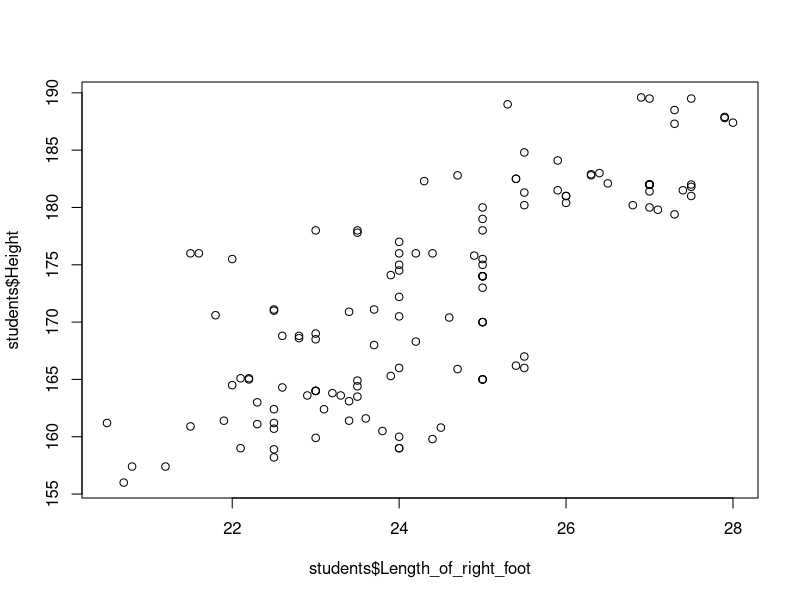
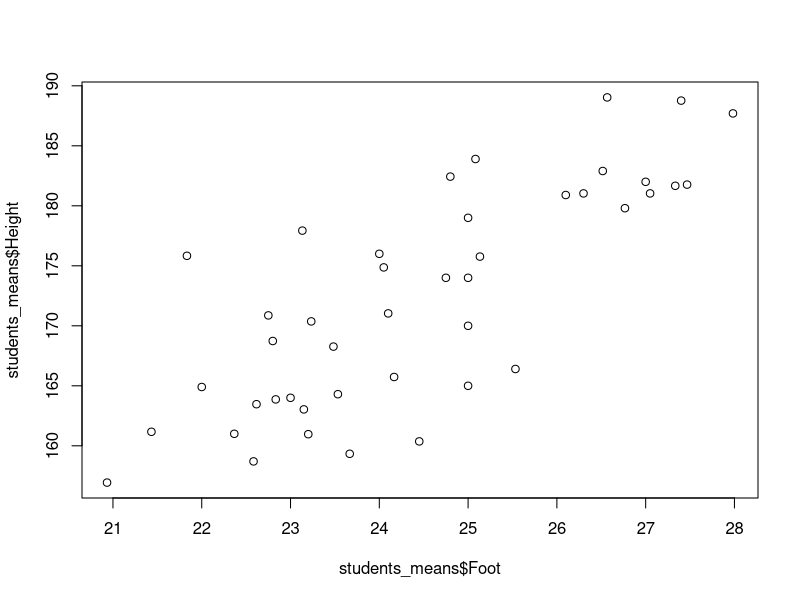
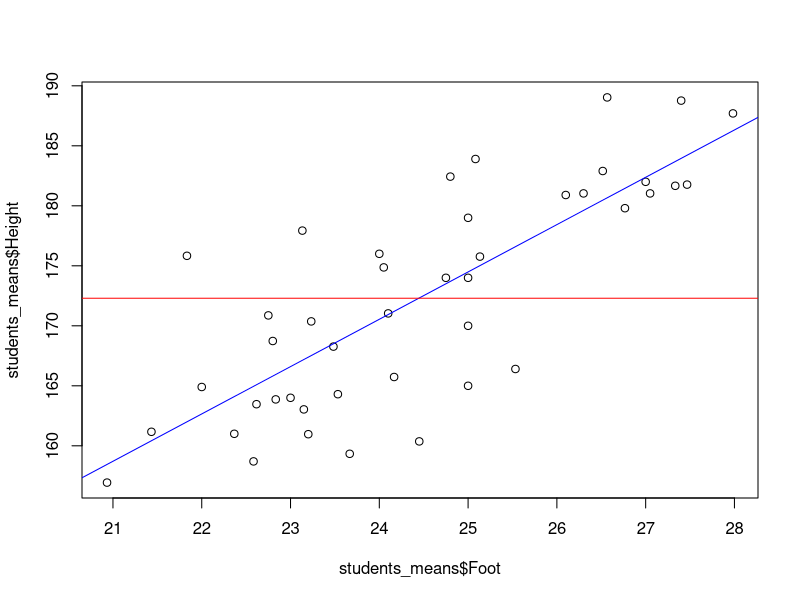

R code for these plots, in order: (Note: this script raises an error after producing the figures.)
## ---- chunk 1
knitr::opts_chunk$set(echo = TRUE)
## ---- chunk 2
students = read.delim("MeasurementData.txt")
## ---- chunk 3
summary(students)
## ---- chunk 4
plot(students$Length_of_right_foot, students$Height)
## ---- chunk 5
summary(students[,3:13])
students_means = aggregate(students[,6:13], by=list(students$ID), FUN=mean, na.rm = TRUE)
head(students_means)
## ---- chunk 6
students_means = aggregate(students[,6:13], by=list(students$ID, students$Sex), FUN=mean, na.rm = TRUE)
names(students_means)[1:2] = c("ID", "Sex")
head(students_means)
## ---- chunk 7
students_means$Foot = (students_means$Length_of_right_foot + students_means$Length_of_left_foot)/2
## ---- chunk 8
write.csv(students_means, "students_means.csv")
## ---- chunk 9
plot(students_means$Foot, students_means$Height)
## ---- chunk 10
plot(students_means$Height ~ students_means$Foot) # An alternative way of plotting
lin_reg = lm(Height ~ 1 + Foot, data = students_means) # lm() is a function for fitting a linear model with normal residuals
abline(lin_reg, col="blue")
abline(h = mean(students_means$Height), col="red")
## ---- chunk 11
n = 100
beta_0 = 170
sigma = 5

epsilon = rnorm(n, mean=0, sd=sigma)
height = beta_0 + epsilon

# or just

height = rnorm(n, mean=beta_0, sd=sigma)
## ---- chunk 12
fit_1 = lm(Height ~ 1, data = students_means)
## ---- chunk 13
summary(fit_1)
## ---- chunk 14
#mean(students_means$Height[students_means$Sex=="female"])
#sd(students_means$Height[students_means$Sex=="female"])

#with(students_means[students_means$Sex=="male",], mean(Height))
#with(students_means[students_means$Sex=="male",], sd(Height))

(means = tapply(students_means$Height, list(students_means$Sex), mean))
(SDs = tapply(students_means$Height, list(students_means$Sex), sd))
## ---- chunk 15
(SEs = SDs/sqrt(table(students_means$Sex)))
## ---- chunk 16
means[1] + c(-2,2)*SEs[1]
## ---- chunk 17
means[2] + c(-2,2)*SEs[2]
## ---- chunk 18
fit_F = lm(Height ~ 1, data = students_means, subset = Sex=="female")
summary(fit_F)
confint(fit_F)
## ---- chunk 19
fit_M = lm(Height ~ 1, data = students_means, subset = Sex=="male")
summary(fit_M)
confint(fit_M)
## ---- chunk 20
fit_Sex = lm(Height ~ Sex, data = students_means)
summary(fit_Sex)
## ---- chunk 21
fit_Sex_no_int = lm(Height ~ -1 + Sex, data = students_means)
summary(fit_Sex_no_int)
## ---- chunk 22
PredData = data.frame(Sex = c("female", "male"))
## ---- chunk 23
(Predictions = predict(fit_Sex, newdata = PredData, interval = "confidence"))
## ---- chunk 24
(Predictions = predict(fit_Sex, newdata = PredData, interval = "prediction"))
## ---- chunk 25
n_iter = 10000 # Number of iterations
beta = fit_Sex$coef # The parameters in the fixed part of the model (to see what the model object contains, use `str(fit_Sex)`)
res_sd = sd(fit_Sex$residuals) # Residual standard deviation
Sex = students_means$Sex
n = length(Sex)  # Sample size

samples_beta = matrix(nrow=n_iter, ncol=2)  # Empty matrix for storing resampled beta-estimates
for(i in 1:n_iter){
  fixed = beta[1] + (as.numeric(Sex)-1)*beta[2]  # Another way: fixed = ifelse(fit_Sex$model$Sex=="female", beta[1], sum(beta))
  random = rnorm(n, 0, res_sd)
  y = fixed + random
  refit = lm(y ~ Sex)
  samples_beta[i,] = refit$coef
}
## ---- chunk 26
quantile(samples_beta[,1], prob=c(0.025, 0.975)) # The 2.5% and 97.5% quantiles of beta0 (mean height of females)
## ---- chunk 27
quantile(samples_beta[,1] + samples_beta[,2], prob=c(0.025, 0.975)) # same for males
## ---- chunk 28
n_iter = 10000 # Number of iterations
Y = simulate(fit_Sex, nsim = n_iter)

samples_sd = rep(NA,n_iter)  # Empty vectors for storing results
for(i in 1:n_iter){
  refit = lm(Y[,i] ~ students_means$Sex)
  samples_sd[i] = sd(refit$residuals)
}
(CI_sd = quantile(samples_sd, prob=c(0.025, 0.975)))
## ---- chunk 29
hist(samples_sd, 20)
## ---- chunk 30
n_iter = 10000 # Number of iterations
n = nrow(students_means)

samples_males_vs_females = rep(NA,n_iter)  # Empty vectors for storing results
for(i in 1:n_iter){
  resamp_rows = sample(1:n, n, replace = TRUE)
  resamp_data = students_means[resamp_rows,]
  resamp_means = tapply(resamp_data$Height, list(resamp_data$Sex), mean)
  samples_males_vs_females[i] = (resamp_means["male"]/resamp_means["female"] - 1)*100
}
(mean_samples_males_vs_females = mean(samples_males_vs_females))
(CI_samples_males_vs_females = quantile(samples_males_vs_females, prob=c(0.025, 0.975)))
## ---- chunk 31
(table = summary(fit_Sex)$coef)
## ---- chunk 32
plot(samples_beta[,1], samples_beta[,2])
correlation = cor(samples_beta[,1], samples_beta[,2])
title(paste("Correlation = ", round(correlation,2)))
## ---- chunk 33
(vcov_lm = vcov(fit_Sex))
## ---- chunk 34
(vcov_boot = var(samples_beta))
## ---- chunk 35
sqrt(diag(vcov_lm))
## ---- chunk 36
cov2cor(vcov_lm)
## ---- chunk 37
fit_Foot = lm(Height ~ Foot, data = students_means)
## ---- chunk 38
fit_Sex_Foot = lm(Height ~ Sex + Foot, data = students_means)
summary(fit_Sex_Foot)
## ---- chunk 39
mu_F = mean(students_means$Foot[students_means$Sex=="female"])
fit_Sex_Foot = lm(Height ~ Sex + I(Foot-mu_F), data = students_means)
summary(fit_Sex_Foot)
## ---- chunk 40
model_fit = fit_Sex_Foot
Title = "Additive model"
x_range_F = range(students_means$Foot[students_means$Sex=="female"])
x_range_M = range(students_means$Foot[students_means$Sex=="male"])
pred_data_F = data.frame(Sex = "female", Foot = seq(x_range_F[1], x_range_F[2], length.out = 50))
pred_data_M = data.frame(Sex = "male", Foot = seq(x_range_M[1], x_range_M[2], length.out = 50))
pred_data = rbind(pred_data_F, pred_data_M)
pred = predict(model_fit, pred_data, interval = "confidence")
pred = cbind(pred_data, pred)

with(students_means,
     plot(Foot, Height, type="n", xlab="Foot length (cm)", ylab = "Height (cm)")
     )
with(students_means, points(Foot, Height, col=ifelse(Sex=="female", "red", "blue")))
with(pred[pred$Sex=="female",], lines(Foot, fit, col="red"))
with(pred[pred$Sex=="female",], lines(Foot, lwr, col="red", lty=2))
with(pred[pred$Sex=="female",], lines(Foot, upr, col="red", lty=2))
with(pred[pred$Sex=="male",], lines(Foot, fit, col="blue"))
with(pred[pred$Sex=="male",], lines(Foot, lwr, col="blue", lty=2))
with(pred[pred$Sex=="male",], lines(Foot, upr, col="blue", lty=2))
legend("topleft", legend=c("Females", "Males"), pch=c(1,1), col = c("red", "blue"))
title(Title)
## ---- chunk 41
fit_Sex_Foot_interaction = lm(Height ~ Sex*Foot, data = students_means)
summary(fit_Sex_Foot_interaction)
## ---- chunk 42
model_fit = fit_Sex_Foot_interaction
Title = "Interaction model"
x_range_F = range(students_means$Foot[students_means$Sex=="female"])
x_range_M = range(students_means$Foot[students_means$Sex=="male"])
pred_data_F = data.frame(Sex = "female", Foot = seq(x_range_F[1], x_range_F[2], length.out = 50))
pred_data_M = data.frame(Sex = "male", Foot = seq(x_range_M[1], x_range_M[2], length.out = 50))
pred_data = rbind(pred_data_F, pred_data_M)
pred = predict(model_fit, pred_data, interval = "confidence")
pred = cbind(pred_data, pred)

with(students_means,
     plot(Foot, Height, type="n", xlab="Foot length (cm)", ylab = "Height (cm)")
     )
with(students_means, points(Foot, Height, col=ifelse(Sex=="female", "red", "blue")))
with(pred[pred$Sex=="female",], lines(Foot, fit, col="red"))
with(pred[pred$Sex=="female",], lines(Foot, lwr, col="red", lty=2))
with(pred[pred$Sex=="female",], lines(Foot, upr, col="red", lty=2))
with(pred[pred$Sex=="male",], lines(Foot, fit, col="blue"))
with(pred[pred$Sex=="male",], lines(Foot, lwr, col="blue", lty=2))
with(pred[pred$Sex=="male",], lines(Foot, upr, col="blue", lty=2))
legend("topleft", legend=c("Females", "Males"), pch=c(1,1), col = c("red", "blue"))
title(Title)
## ---- chunk 43
var_res = var(residuals(fit_Sex_Foot_interaction))
var_pred = var(fitted(fit_Sex_Foot_interaction))
var_tot = var_res + var_pred
var_pred/var_tot # (var_tot - var_res)/var_tot 
## ---- chunk 44
var_res = var(residuals(fit_Sex_Foot_interaction))
var_tot = var(residuals(fit_1)) # = var(students_means$Height)
(var_tot - var_res)/var_tot # = 1-var_res/var_tot 
## ---- chunk 45
fit_measurements = lm(Height ~ ID, data = students)
(sd_merr = sd(residuals(fit_measurements)))
## ---- chunk 46
var_merr_mean = (sd_merr^2)/3
var_process = var_tot - var_merr_mean
var_pred/var_process
## ---- chunk 47
(sd_res = sd(residuals(fit_Sex_Foot_interaction)))
(sd_res_process = sqrt(sd_res^2 - var_merr_mean))
